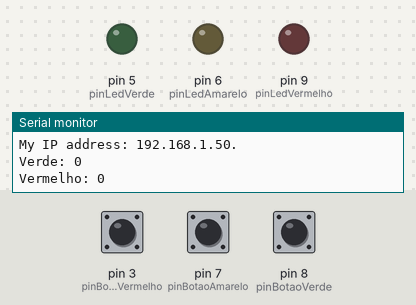
A sketch run on a simulated Arduino Uno, built with avr-gcc and run on an emulated ATmega328P. On the bench: output pins drawn as LEDs (lit = HIGH), the last lines printed to the serial monitor. Inputs (shaded band) come from the test bench; at power-on: pin 7 (pinBotaoAmarelo) HIGH, pin 3 (pinBotaoVermelho) HIGH, pin 8 (pinBotaoVerde) HIGH. WiFi joins after 1.5 s; servers stay silent unless stated.

Above: at 2.7 s.
2.8 s: pin 7 (pinBotaoAmarelo) pulled LOW for 0.15 s
At 2.92 s:
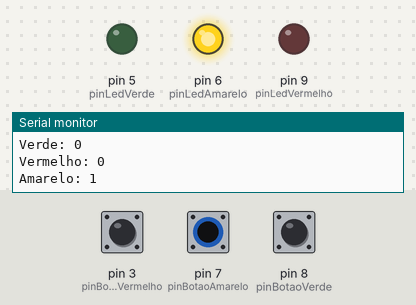
4.5 s: pin 3 (pinBotaoVermelho) pulled LOW for 0.15 s
At 5.5 s:
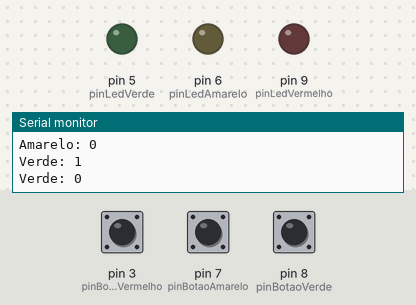
6.1 s: pin 8 (pinBotaoVerde) pulled LOW for 0.15 s
At 6.6 s:
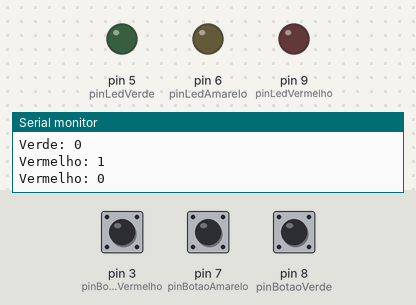
9.2 s: pin 3 (pinBotaoVermelho) pulled LOW for 3.2 s
At 9.5 s:
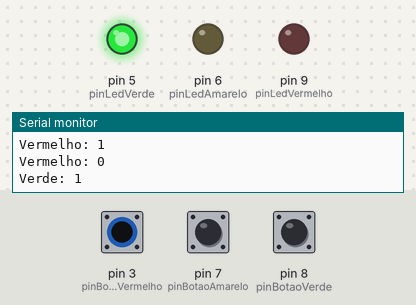
14.0 s: pin 7 (pinBotaoAmarelo) pulled LOW for 3.2 s
At 14.9 s:
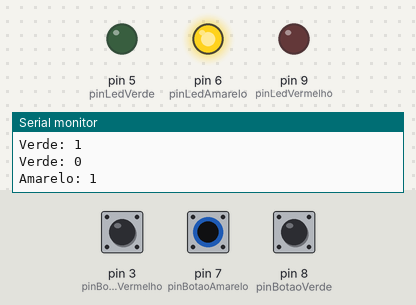
Timing chart, 0 to 18.8 s (numbered marks = the images above; inputs shaded):
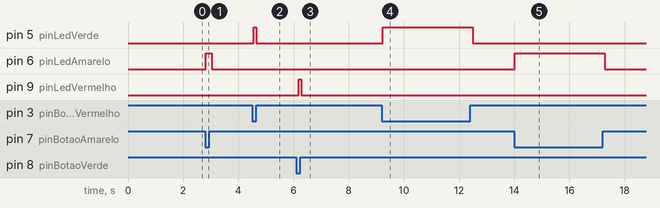

Measured:
- after the input at 2.8 s, pin 6 (pinLedAmarelo): LOW → HIGH at once, → LOW 0.20 s later
- after the input at 4.5 s, pin 5 (pinLedVerde): LOW → HIGH after 0.05 s, → LOW 0.10 s later
- after the input at 6.1 s, pin 9 (pinLedVermelho): LOW → HIGH after 0.08 s, → LOW 0.10 s later
- after the input at 9.2 s, pin 5 (pinLedVerde): LOW → HIGH at once, → LOW 3.3 s later
- after the input at 14.0 s, pin 6 (pinLedAmarelo): LOW → HIGH at once, → LOW 3.3 s later

The sketch:

Socket.ino
```cpp
/*
Arduino communicates with both the W5100 and SD card using the SPI bus (through the
ICSP header). This is on digital pins 10, 11, 12, and 13 on the Uno and pins 50, 51,
and 52 on the Mega. On both boards, pin 10 is used to select the W5100 and pin 4 for
the SD card. These pins cannot be used for general I/O. On the Mega, the hardware SS
pin, 53, is not used to select either the W5100 or the SD card, but it must be kept
as an output or the SPI interface won't work.

Note that because the W5100 and SD card share the SPI bus, only one can be active at
a time. If you are using both peripherals in your program, this should be taken care
of by the corresponding libraries. If you're not using one of the peripherals in your
program, however, you'll need to explicitly deselect it. To do this with the SD card,
set pin 4 as an output and write a high to it. For the W5100, set digital pin 10 as a
high output.
*/

#include <Ethernet.h>

// Enter a MAC address and IP address for your controller below.
// The IP address will be dependent on your local network.
// gateway and subnet are optional:
byte mac[] = {
  0x00, 0xAA, 0xBB, 0xCC, 0xDE, 0x02
};
IPAddress ip(192, 168, 1, 177);
IPAddress myDns(192,168,1, 1);
IPAddress gateway(192, 168, 1, 1);
IPAddress subnet(255, 255, 0, 0);

const byte numClientes = 3;
// telnet defaults to port 23
EthernetServer server(23);
EthernetClient client;
EthernetClient clients[numClientes];

// Pins configuration
const byte pinLedVerde = 5;
const byte pinBotaoVerde = 8;

const byte pinLedAmarelo = 6;
const byte pinBotaoAmarelo = 7;

const byte pinLedVermelho = 9;
const byte pinBotaoVermelho = 3;

const byte bitPos[] = {0x01, 0x02, 0x04};

byte estadoAtual;
byte estado;
bool valor;

long lastDebounceTime;  // the last time the output pin was toggled
const long debounceDelay = 100;    // the debounce time; increase if the output flickers
String leitura;

void setup() {
  // make the pins outputs:
  pinMode(pinLedVerde, OUTPUT);
  pinMode(pinLedAmarelo, OUTPUT);
  pinMode(pinLedVermelho, OUTPUT);

  // make the pins inputs:
  pinMode(pinBotaoVerde, INPUT_PULLUP);
  pinMode(pinBotaoAmarelo, INPUT_PULLUP);
  pinMode(pinBotaoVermelho, INPUT_PULLUP);

  valor = 0;

  // Open serial communications and wait for port to open:
  Serial.begin(9600);
  // this check is only needed on the Leonardo:
  while (!Serial) {
    ; // wait for serial port to connect. Needed for native USB port only
  }

  // start the Ethernet connection:
  Serial.println("Trying to get an IP address using DHCP");
  if (Ethernet.begin(mac) == 0) {
    Serial.println("Failed to configure Ethernet using DHCP");
    // initialize the Ethernet device not using DHCP:
    Ethernet.begin(mac, ip, myDns, gateway, subnet);
  }
  // print your local IP address:
  Serial.print("My IP address: ");
  ip = Ethernet.localIP();
  for (byte thisByte = 0; thisByte < 4; thisByte++) {
    // print the value of each byte of the IP address:
    Serial.print(ip[thisByte], DEC);
    Serial.print(".");
  }
  Serial.println();
  // start listening for clients
  server.begin();

  lastDebounceTime = millis();
  estado = 0;
  estadoAtual = 0;

  leitura = "";
}

String ImprimirValor(byte valor)
{
  byte teste;
  String texto;

  texto = "";
  if (valor > 100)
  {
    teste =  valor / 100;
    valor = valor % 100;
    texto.concat(teste);
  }

  if (valor > 10)
  {
    teste =  valor / 10;
    valor = valor % 10;
    texto.concat(teste);
  }

  texto.concat(valor);
  return texto;
}

void AtualizarValorTCP(byte led, byte valor)
{
  for (byte i = 0; i < numClientes; i++) {
    if (clients[i]) {
      // clear out the input buffer:
      clients[i].flush();

      clients[i].print("{\"bt");
      clients[i].print(led);
      clients[i].print("\":");
      clients[i].print(ImprimirValor(valor));
      clients[i].println("}");
    }
  }
}

void Debounce()
{
  valor = digitalRead(pinBotaoVerde);
  delay(1);

  estado = valor;
  estado <<= 1;

  valor = digitalRead(pinBotaoAmarelo);
  delay(1);

  estado |= valor;
  estado <<= 1;

  valor = digitalRead(pinBotaoVermelho);
  delay(1);

  estado |= valor;

  if ((millis() - lastDebounceTime) > debounceDelay) {
    // whatever the reading is at, it's been there for longer
    // than the debounce delay, so take it as the actual current state:

    // if the button state has changed:
    if (estado != estadoAtual) {
      for (byte i = 0; i < sizeof(bitPos); i++)
      {
        if ((estado & bitPos[i]) != (estadoAtual & bitPos[i]))
        {
          valor = !(estado & bitPos[i]);
          if (valor > 0)
          {
            valor = 255;
          }
          i++;
          switch(i)
          {
            case 1:
                digitalWrite(pinLedVerde, valor);
                Serial.print("Verde: ");
            break;

            case 2:
              digitalWrite(pinLedAmarelo, valor);
              Serial.print("Amarelo: ");
            break;

            case 3:
              digitalWrite(pinLedVermelho, valor);
              Serial.print("Vermelho: ");
            break;
          }
          Serial.println(valor); // somente para debug
          AtualizarValorTCP(i, valor);
        }
      }

      estadoAtual = estado;
    }

    lastDebounceTime = millis();
  }
}

void Parser(char thisChar)
{
  if (thisChar == '\n')
  {
    //{"led1":0}

    if (leitura.startsWith("{\"led"))
    {
      byte colon1 = leitura.indexOf("d");
      byte colon2 = leitura.indexOf(":");
      byte btnVal = leitura.substring(colon1 + 1, colon2).toInt();
      byte ledVal = leitura.substring(colon2 + 1).toInt();

      switch (btnVal)
      {
        case 1:
          analogWrite(pinLedVerde, ledVal);
          ImprimirValor(ledVal);
        break;

        case 2:
          analogWrite(pinLedAmarelo, ledVal);
          ImprimirValor(ledVal);
        break;

        case 3:
          analogWrite(pinLedVermelho, ledVal);
          ImprimirValor(ledVal);
        break;

        default:
          Serial.write("Opção inválida\n");
      }
    }

    leitura = "";
  }
  else{
    leitura.concat(thisChar);
  }
}

void loop() {
  Debounce();

  // wait for a new client:
  client = server.available();

  // when the client sends the first byte, say hello:
  if (client) {
    boolean newClient = true;
    for (byte i = 0; i < numClientes; i++) {
      //check whether this client refers to the same socket as one of the existing instances:
      if (clients[i] == client) {
        newClient = false;
        break;
      }
    }

    if (newClient) {
      //check which of the existing clients can be overridden:
      for (byte i = 0; i < numClientes; i++) {
        if (!clients[i] && clients[i] != client) {
          clients[i] = client;
          // clear out the input buffer:
          client.flush();
          Serial.println("We have a new client: ");
          Serial.println(i);
          break;
        }
      }
    }

    if (client.available() > 0) {
      // read the bytes incoming from the client:
      char thisChar = client.read();
      // echo the bytes back to all other connected clients:
      for (byte i = 0; i < numClientes; i++) {
        if (clients[i] && (clients[i] != client)) {
          clients[i].write(thisChar);
        }
      }
      // echo the bytes to the server as well:
      Serial.write(thisChar);

      Parser(thisChar);
    }
  }

  for (byte i = 0; i < numClientes; i++) {
    if (!(clients[i].connected())) {
      // client.stop() invalidates the internal socket-descriptor, so next use of == will allways return false;
      clients[i].stop();
    }
  }
}
```
